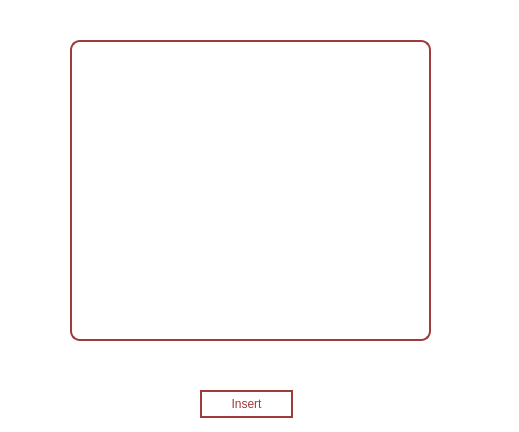
<?xml version="1.0" encoding="UTF-8"?>
<ui version="4.0">
 <class>insert_image</class>
 <widget class="QDialog" name="insert_image">
  <property name="geometry">
   <rect>
    <x>0</x>
    <y>0</y>
    <width>519</width>
    <height>432</height>
   </rect>
  </property>
  <property name="windowTitle">
   <string>Dialog</string>
  </property>
  <property name="styleSheet">
   <string notr="true">background-color:  white;</string>
  </property>
  <widget class="QLabel" name="label_8">
   <property name="geometry">
    <rect>
     <x>70</x>
     <y>40</y>
     <width>361</width>
     <height>301</height>
    </rect>
   </property>
   <property name="styleSheet">
    <string notr="true">QLabel{
border: 2px solid rgb(158,59,59);
border-radius: 10px;}</string>
   </property>
   <property name="text">
    <string/>
   </property>
  </widget>
  <widget class="QPushButton" name="pushButton_9">
   <property name="geometry">
    <rect>
     <x>200</x>
     <y>390</y>
     <width>93</width>
     <height>28</height>
    </rect>
   </property>
   <property name="styleSheet">
    <string notr="true">QPushButton {
color: rgb(158,59,59);
font: 75 9pt &quot;Arial&quot;;
border: 2px solid rgb(158,59,59);
border-radius: 15px;
}

QPushButton:hover {
  color: #fff; 
  background-color: #a63b3b; 
  border-color: #a63b3b; 
}

QPushButton:pressed {
  color: #fff; 
  background-color: #802c2c; 
  border-color: #802c2c; 
}</string>
   </property>
   <property name="text">
    <string>Insert</string>
   </property>
  </widget>
 </widget>
 <resources/>
 <connections/>
</ui>
